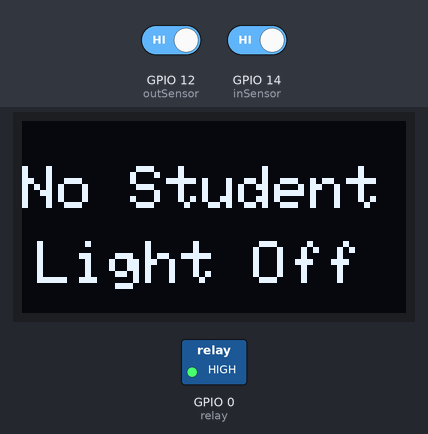
A sketch run on a simulated ESP8266 (NodeMCU). On the bench: 128×64 one-colour display, switched loads named in the sketch (green lamp = pin HIGH). Inputs (shaded band) come from the test bench; at power-on: GPIO 14 (inSensor) HIGH, GPIO 12 (outSensor) HIGH. WiFi joins after 1.5 s; servers stay silent unless stated; the display library's start-up logo is not drawn; what the sketch prints to the serial monitor is not drawn.

Above: at 9.0 s.
9.1 s: GPIO 14 (inSensor) driven LOW
At 11.7 s:
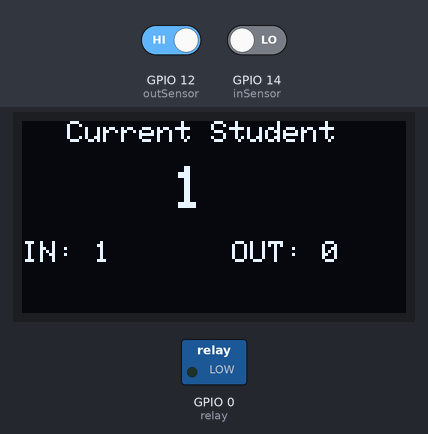
14.1 s: GPIO 12 (outSensor) driven LOW
At 17.8 s:
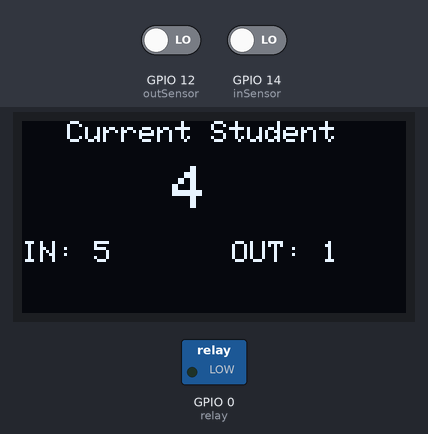
19.1 s: GPIO 12 (outSensor) driven HIGH
At 20.9 s:
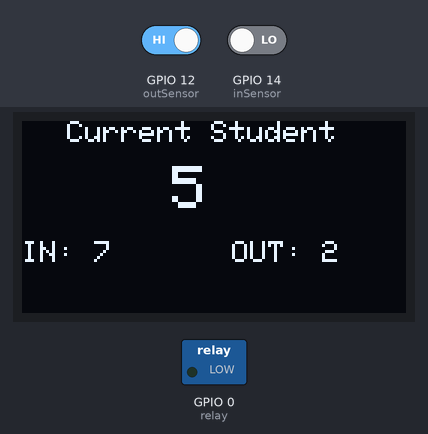
23.1 s: GPIO 12 (outSensor) driven LOW
At 23.9 s:
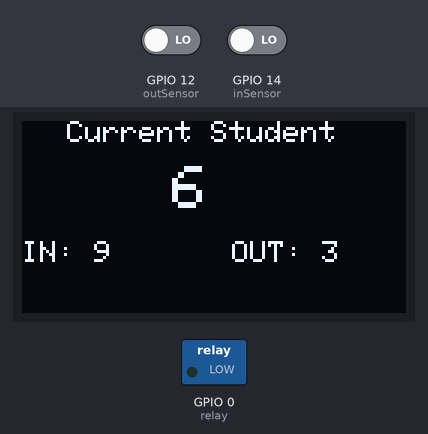
26.2 s: GPIO 14 (inSensor) driven HIGH
At 27.0 s:
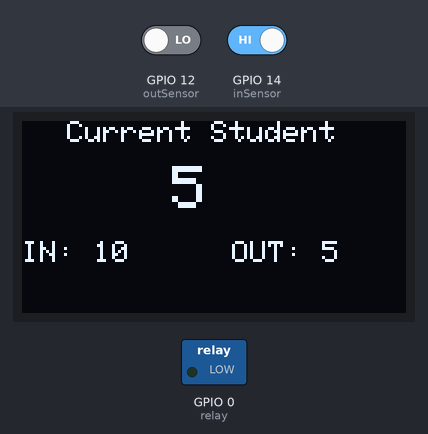
29.2 s: GPIO 14 (inSensor) driven LOW
At 30.0 s:
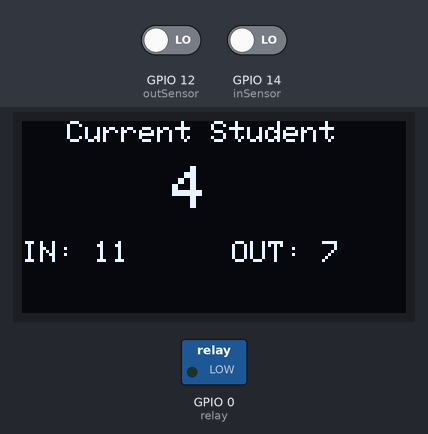
Timing chart, 0 to 32.2 s (numbered marks = the images above; inputs shaded):
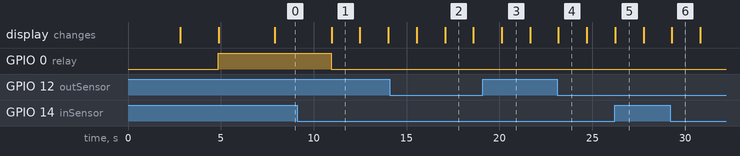

Measured:
- after the input at 9.1 s, GPIO 0 (relay): HIGH → LOW after 1.8 s; the display: changes after 1.9 s (image 1)
- what the display in image 1 shows lasts 1.5 s, from 11.0 s to 12.5 s

The sketch:

code.ino
```cpp
#define BLYNK_PRINT Serial
#define BLYNK_TEMPLATE_ID " "
#define BLYNK_TEMPLATE_NAME " "
#define BLYNK_AUTH_TOKEN " "
#include <Wire.h>
#include <Adafruit_GFX.h>
#include <Adafruit_SSD1306.h>
#include <Blynk.h>
#include <ESP8266WiFi.h>
#include <BlynkSimpleEsp8266.h>


#define SCREEN_WIDTH 128    // OLED display width, in pixels
#define SCREEN_HEIGHT 64    // OLED display height, in pixels
#define OLED_RESET -1       // Reset pin # (or -1 if sharing Arduino reset pin)
Adafruit_SSD1306 display(SCREEN_WIDTH, SCREEN_HEIGHT, &Wire, OLED_RESET);

char auth[] = "Your_Blynk_Auth_Token";  // You should get Auth Token in the Blynk App.
char ssid[] = "Your_WiFi_SSID";        // Your WiFi credentials.
char pass[] = "Your_WiFi_Password";

#define inSensor 14 //D5
#define outSensor 12 //D6

int inStatus;
int outStatus;

int countin = 0;
int countout = 0;

int in;
int out;
int now;
#define relay 0 //D3
WidgetLED light(V0);


void setup()
{

  Serial.begin(115200);
  Blynk.begin(auth, ssid, pass);
  delay(1000);  // wait a second
  display.begin(SSD1306_SWITCHCAPVCC, 0x3C); //initialize with the I2C addr 0x3C (128x64)
  display.display();
  display.clearDisplay();
  display.setTextSize(1);
  display.setTextColor(WHITE);
  display.setCursor(0,0);
  delay(2000);
  pinMode(inSensor, INPUT);
  pinMode(outSensor, INPUT);
  pinMode(relay, OUTPUT);
  digitalWrite(relay, HIGH);

  Serial.println("Student Counter Demo");
  display.clearDisplay();
  display.setTextSize(2);
  display.setTextColor(WHITE);
  display.setCursor(20, 20);
  display.print("Student");
  display.setCursor(20, 40);
  display.print("Counter");
  display.display();
  delay(3000);
}

void loop()
{
  Blynk.run(); // Initiates Blynk
  inStatus =  digitalRead(inSensor);
  outStatus = digitalRead(outSensor);
  if (inStatus == 0)
  {
    in = countin++;
  }

  if (outStatus == 0)
  {
    out = countout++;
  }

  now = in - out;

  if (now <= 0)
  {
    digitalWrite(relay, HIGH);
    light.off();
    display.clearDisplay();
    display.setTextSize(2);
    display.setTextColor(WHITE);
    display.setCursor(0, 15);
    display.print("No Student");
    display.setCursor(5, 40);
    display.print("Light Off");
    display.display();
    Serial.println("No Students! Light Off");
    delay(500);
  }
  else
  {
    digitalWrite(relay, LOW);
    light.on();

    display.clearDisplay();
    display.setTextColor(WHITE);

    display.setTextSize(1);
    display.setCursor(15, 0);
    display.print("Current Student");
    display.setTextSize(2);
    display.setCursor(50, 15);
    display.print(now);

    display.setTextSize(1);
    display.setCursor(0, 40);
    display.print("IN: ");
    display.print(in);

    display.setTextSize(1);
    display.setCursor(70, 40);
    display.print("OUT: ");
    display.print(out);

    display.display();
    Serial.print("Current Student: ");
    Serial.println(now);
    Serial.print("IN: ");
    Serial.println(in);
    Serial.print("OUT: ");
    Serial.println(out);
    delay(500);
  }
  Blynk.virtualWrite(V1, in); // Student In
  Blynk.virtualWrite(V2, out); // Student Out
  Blynk.virtualWrite(V3, now); // Current Students
  delay(1000);
}
```
